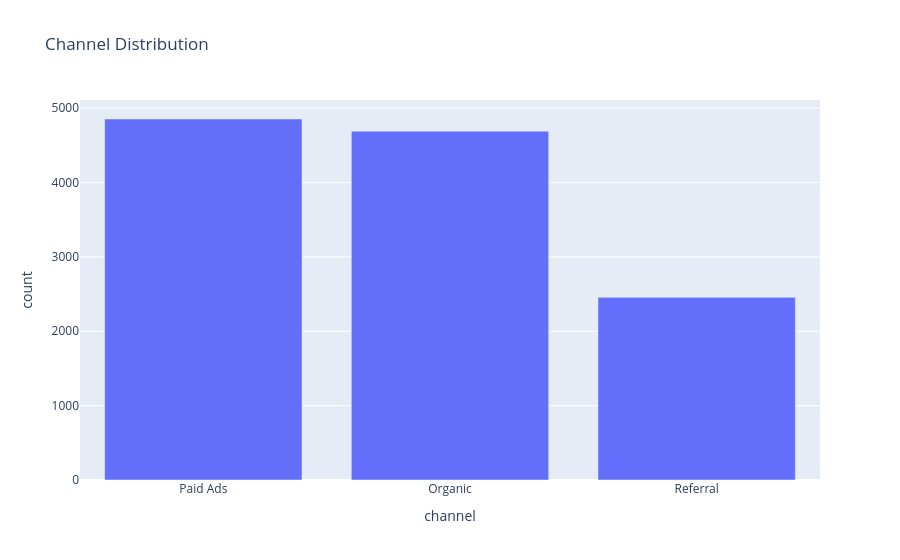

Here is the notebook cell this chart was saved with:
### Markdown cell above
#### Channel Distribution

### Code cell
channel_counts = df_cohort["channel"].value_counts().reset_index()
channel_counts.columns = ["channel", "count"]

fig = px.bar(
    channel_counts,
    x="channel",
    y="count",
    title="Channel Distribution"
)

fig.show()

### Figure 1 — Plotly figure (JSON) as saved in the notebook; plotly's stock layout.template omitted (floating-point values rounded to 4 significant figures)
{"data": [{"hovertemplate": "channel=%{x}<br>count=%{y}<extra></extra>", "legendgroup": "", "marker": {"color": "#636efa", "pattern": {"shape": ""}}, "name": "", "orientation": "v", "showlegend": false, "textposition": "auto", "type": "bar", "x": ["Paid Ads", "Organic", "Referral"], "xaxis": "x", "y": [4854, 4690, 2456], "yaxis": "y"}], "layout": {"barmode": "relative", "legend": {"tracegroupgap": 0}, "title": {"text": "Channel Distribution"}, "xaxis": {"anchor": "y", "domain": [0, 1], "title": {"text": "channel"}}, "yaxis": {"anchor": "x", "domain": [0, 1], "title": {"text": "count"}}}}
